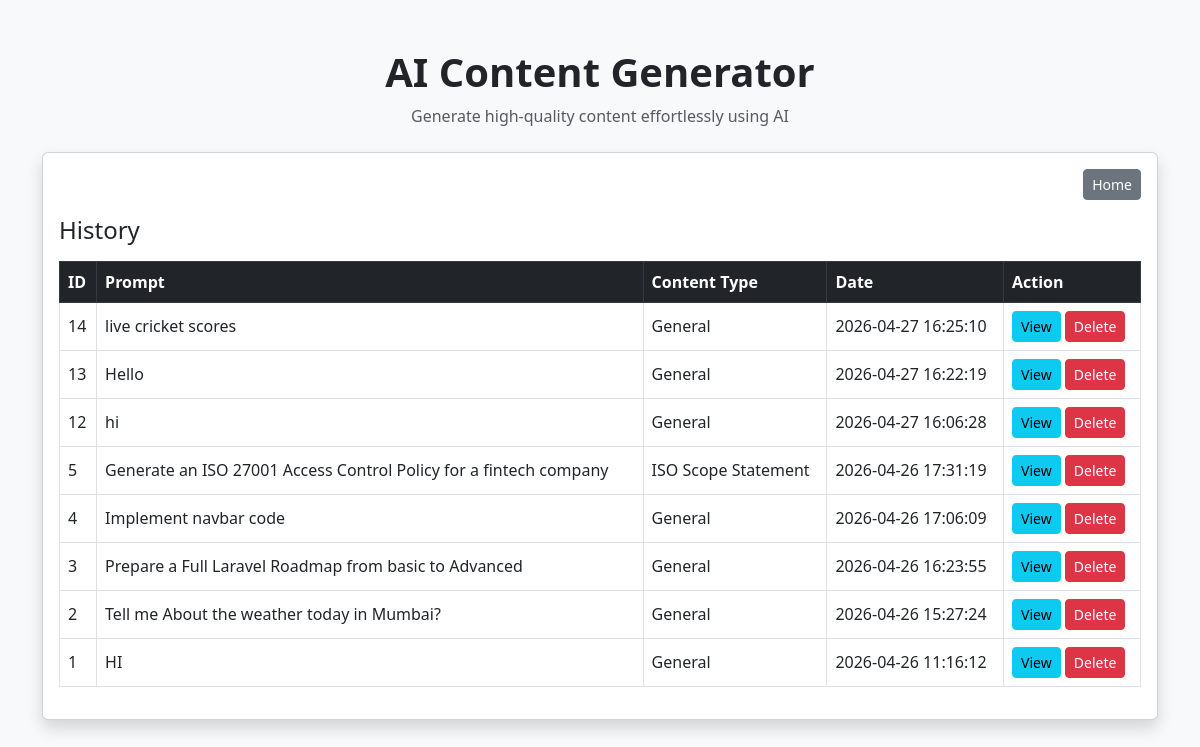
Screenshot of /src/history.php with the database file from the repository.
### tables this page shows
CREATE TABLE `ai_content_records` (
  `id` int NOT NULL AUTO_INCREMENT,
  `prompt` text,
  `content_type` varchar(255) DEFAULT NULL,
  `generated_content` longtext,
  `created_at` timestamp NULL DEFAULT CURRENT_TIMESTAMP,
  `updated_at` timestamp NULL DEFAULT CURRENT_TIMESTAMP ON UPDATE CURRENT_TIMESTAMP,
  PRIMARY KEY (`id`)
);

### src/history.php (the view, shortened to what this page needs)
<?php include "../config/db.php"; ?>
<!DOCTYPE html>
<html lang="en">
<head>
<link href="https://cdn.jsdelivr.net/npm/bootstrap@5.3.0/dist/css/bootstrap.min.css" rel="stylesheet">
</head>
<body class="bg-light">
<div class="container py-5">
<div class="text-center mb-4">
    <h1 class="fw-bold">AI Content Generator</h1>
    <p class="text-muted">Generate high-quality content effortlessly using AI</p>
</div>
<div class="card shadow">
<div class="card-body">
<div class="mb-3 d-flex justify-content-end">
   <a href="../front/index.php" class="btn btn-sm btn-secondary">Home</a>
</div>
<h4 class="mb-3">History</h4>
<div class="table-responsive">
<table class="table table-bordered table-hover align-middle">
<thead class="table-dark">
<tr>
<th>ID</th>
<th>Prompt</th>
<th>Content Type</th>
<th>Date</th>
<th>Action</th>
</tr>
</thead>
<tbody>
<?php
$sql = "SELECT * FROM ai_content_records ORDER BY created_at DESC";
$result = $db->query($sql);
if ($result && $result->num_rows > 0) {
    while($row = $result->fetch_assoc()) {
?>
<tr>
<td><?= $row['id'] ?></td>
<td><?= htmlspecialchars($row['prompt']) ?></td>
<td><?= htmlspecialchars($row['content_type']) ?></td>
<td><?= $row['created_at'] ?></td>
<td>
<a href="view.php?id=<?= $row['id'] ?>" class="btn btn-sm btn-info">View</a>
<a href="delete.php?id=<?= $row['id'] ?>"
   class="btn btn-danger btn-sm"
   onclick="return confirm('Are you sure to delete the content?')">
   Delete
</a>
</td>
</tr>
<?php
    }
} else {
    echo "<tr><td colspan='5' class='text-center'>No history found</td></tr>";
}
?>
</tbody>
</table>
</div>
</div>
</div>
</div>
</body>
</html>

### rows the page displays
ai_content_records: id "14", prompt "live cricket scores", content_type "General", created_at "2026-04-27 16:25:10"
ai_content_records: id "13", prompt "Hello", content_type "General", created_at "2026-04-27 16:22:19"
ai_content_records: id "12", prompt "hi", content_type "General", created_at "2026-04-27 16:06:28"
ai_content_records: id "5", prompt "Generate an ISO 27001 Access Control Policy for a fintech company", content_type "ISO Scope Statement", created_at "2026-04-26 17:31:19"
ai_content_records: id "4", prompt "Implement navbar code", content_type "General", created_at "2026-04-26 17:06:09"
ai_content_records: id "3", prompt "Prepare a Full Laravel Roadmap from basic to Advanced", content_type "General", created_at "2026-04-26 16:23:55"
ai_content_records: id "2", prompt "Tell me About the weather today in Mumbai?", content_type "General", created_at "2026-04-26 15:27:24"
ai_content_records: id "1", prompt "HI", content_type "General", created_at "2026-04-26 11:16:12"
